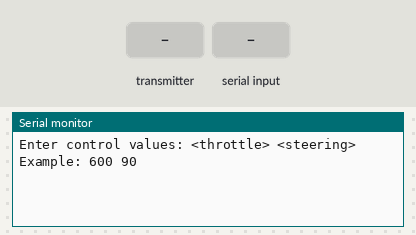
This sketch was run on a simulated ESP32. Shown: the last lines printed to the serial monitor. The test bench sets the inputs (shaded band).

Above: at 1.2 s.
1.3 s: the transmitter starts sending ax = 0
At 1.66 s:
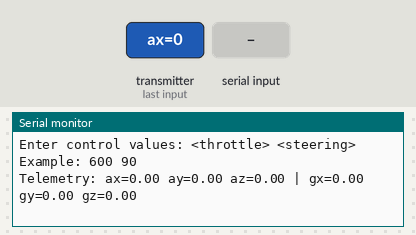
3.3 s: "90 45\n" received over Serial
4.8 s: "5\n" received over Serial
6.3 s: the transmitter starts sending ay = 25
At 6.66 s:
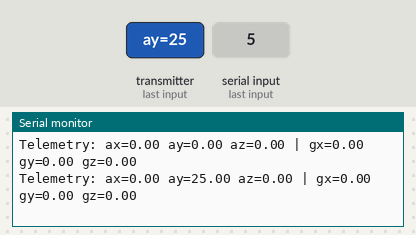
7.8 s: the transmitter starts sending az = 25
At 8.16 s:
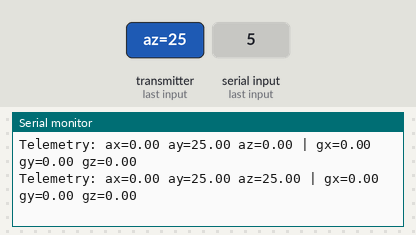
9.3 s: the transmitter starts sending gx = 25
At 9.66 s:
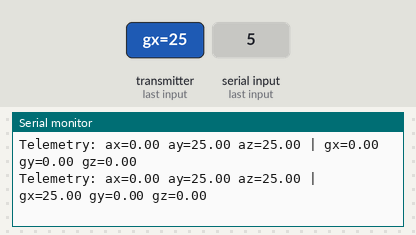

Measured:
- after the input at 1.3 s, the serial monitor: prints a new line after 0.05 s (image 1)
- after the input at 6.3 s, the serial monitor: prints a new line after 0.05 s (image 2)
- after the input at 7.8 s, the serial monitor: prints a new line after 0.05 s (image 3)
- after the input at 9.3 s, the serial monitor: prints a new line after 0.05 s (image 4)

The sketch:

sender.ino
```cpp
#include <WiFi.h>
#include <esp_now.h>

typedef struct {
  int throttle;
  int steering;
} ControlPacket;

typedef struct {
  float ax, ay, az;
  float gx, gy, gz;
} TelemetryPacket;

ControlPacket controlData;
TelemetryPacket telemetryData;

// Replace with ESP8266 MAC address
uint8_t carMAC[] = {0x5C, 0xCF, 0x7F, 0xB2, 0xE1, 0xF7};

// Telemetry receive callback
void onTelemetryRecv(const esp_now_recv_info_t *info, const uint8_t *incomingData, int len) {
  if (len == sizeof(TelemetryPacket)) {
    memcpy(&telemetryData, incomingData, sizeof(telemetryData));
    Serial.printf("Telemetry: ax=%.2f ay=%.2f az=%.2f | gx=%.2f gy=%.2f gz=%.2f\n",
                  telemetryData.ax, telemetryData.ay, telemetryData.az,
                  telemetryData.gx, telemetryData.gy, telemetryData.gz);
  }
}

void setup() {
  Serial.begin(115200);
  WiFi.mode(WIFI_STA);
  WiFi.disconnect();

  if (esp_now_init() != ESP_OK) {
    Serial.println("ESP-NOW init failed");
    return;
  }

  esp_now_register_recv_cb(onTelemetryRecv);

  esp_now_peer_info_t peerInfo = {};
  memcpy(peerInfo.peer_addr, carMAC, 6);
  peerInfo.channel = 0;
  peerInfo.encrypt = false;

  if (!esp_now_is_peer_exist(carMAC)) {
    if (esp_now_add_peer(&peerInfo) != ESP_OK) {
      Serial.println("Failed to add peer");
      return;
    }
  }

  Serial.println("Enter control values: <throttle> <steering>");
  Serial.println("Example: 600 90");
}

void loop() {
  static String input = "";

  while (Serial.available()) {
    char c = Serial.read();
    if (c == '\n' || c == '\r') {
      if (input.length() > 0) {
        processInput(input);
        input = "";
      }
    } else {
      input += c;
    }
  }

  delay(20);  // Small delay to allow ESP-NOW to handle background tasks
}

void processInput(String input) {
  input.trim();
  int spaceIndex = input.indexOf(' ');
  if (spaceIndex == -1) {
    Serial.println("Invalid input. Format: <throttle> <steering>");
    return;
  }

  int throttle = input.substring(0, spaceIndex).toInt();
  int steering = input.substring(spaceIndex + 1).toInt();

  throttle = constrain(throttle, -256, 256);
  steering = constrain(steering, 0, 180);

  controlData.throttle = throttle;
  controlData.steering = steering;

  esp_now_send(carMAC, (uint8_t *)&controlData, sizeof(controlData));
  Serial.printf("Sent: throttle=%d steering=%d\n", throttle, steering);
}
```
